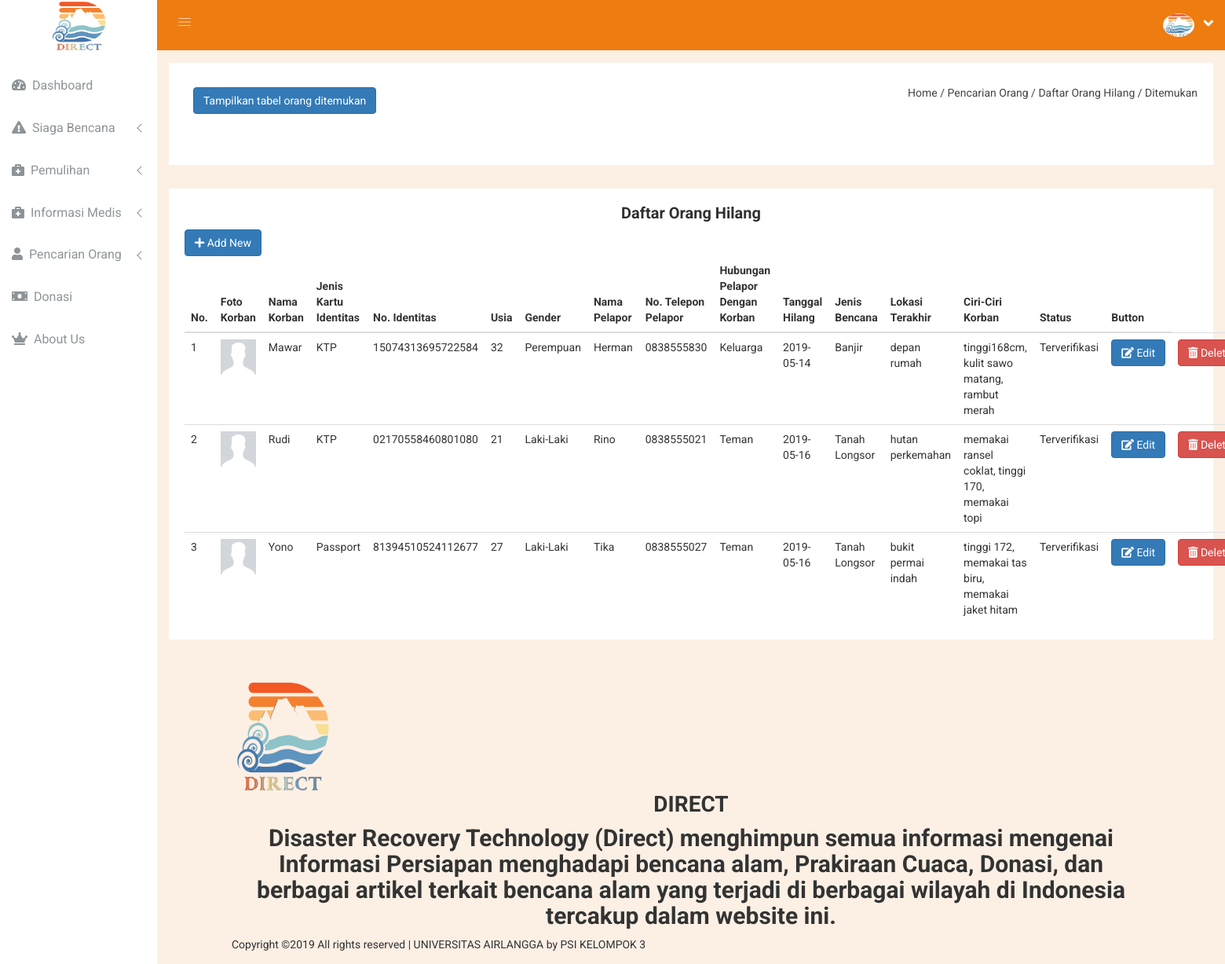
/main.php?module=daftar_orang, run on an earlier commit of the app's database.
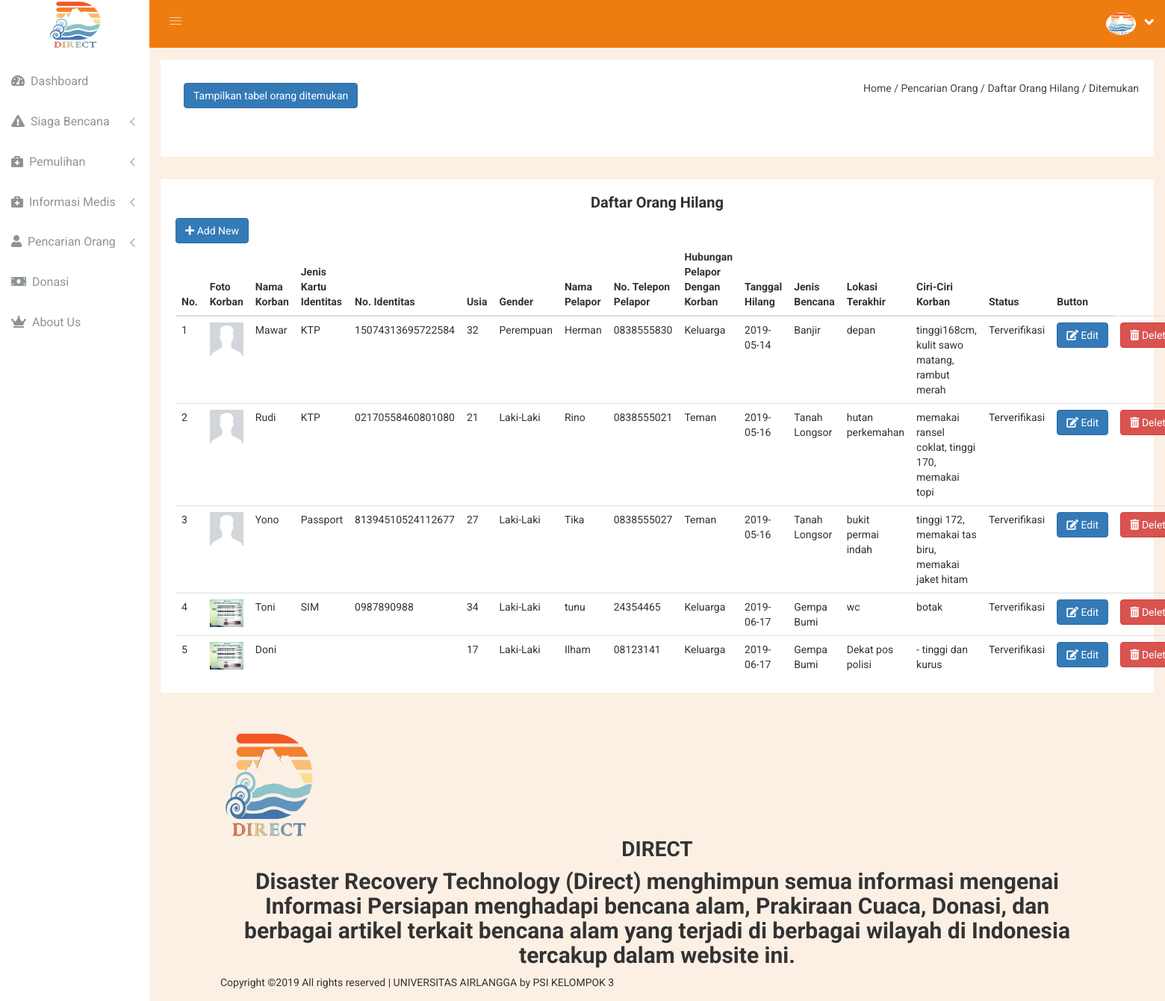
And on a later commit of the database.
### tables this page shows
CREATE TABLE `orang_hilang` (
  `id` int(11) NOT NULL,
  `nama_korban` varchar(50) NOT NULL,
  `no_identitas` varchar(20) NOT NULL,
  `jenis_kartu_identitas` varchar(20) NOT NULL,
  `usia` int(3) NOT NULL,
  `gender` varchar(10) NOT NULL,
  `nama_pelapor` varchar(50) NOT NULL,
  `no_telepon_pelapor` varchar(15) NOT NULL,
  `hubungan_pelapor` varchar(15) NOT NULL,
  `tanggal_hilang` date NOT NULL,
  `jenis_bencana` varchar(20) NOT NULL,
  `lokasi_terakhir` varchar(50) NOT NULL,
  `ciri_ciri_korban` varchar(200) NOT NULL,
  `status` varchar(50) NOT NULL,
  `foto_korban` varchar(100) NOT NULL
);

### main.php (called while the page is built, shortened)
<?php
include('module/index.php');
?>

### module/module/daftar_orang.php (the view, shortened to what this page needs)
<?php
require('config/db.php');
$data_orang_hilang = mysqli_query($con, "SELECT * FROM orang_hilang WHERE status='Terverifikasi'");
?>
<div class="breadcome-area">
	<div class="container-fluid">
		<div class="row">
			<div class="col-lg-12 col-md-12 col-sm-12 col-xs-12">
				<div class="breadcome-list">
					<div class="row">
						<div class="col-lg-6 col-md-6 col-sm-6 col-xs-12">
							<div class="breadcome-heading">
								<div class="container">
									<div class="row justify-content-center">
										<div class="col-sm-10">
											<div style="padding:10px" class="row justify-content-center">
												<nav class="navbar navbar-light bg-light ">
													<button class="btn btn-md btn-primary" id="show_tabel_ditemukan" type="button">Tampilkan tabel orang ditemukan</button>
												</nav>
											</div>
										</div>
									</div>
								</div>
							</div>
						</div>
						<div class="col-lg-6 col-md-6 col-sm-6 col-xs-12">
							<ul class="breadcome-menu">
								<li><a href="?module=dashboard">Home</a> <span class="bread-slash">/</span>
								</li>
								<li><span class="bread-blod">Pencarian Orang / </span>
								</li>
								<li><span class="bread-blod">Daftar Orang Hilang / Ditemukan</span>
								</li>
							</ul>
						</div>
					</div>
				</div>
			</div>
		</div>
	</div>
</div>
<div class="data-table-area mg-b-15" id=tabel_org_hilang>
	<div class="container-fluid">
		<div class="row">
			<div class="col-lg-12 col-md-12 col-sm-12 col-xs-12">
				<div class="sparkline12-list mg-b-30">
					<div class="sparkline12-hd">
						<div class="main-sparkline12-hd">
							<h1 align="center">Daftar Orang Hilang</h1>
						</div>
					</div>
					<div class="sparkline12-graph">
							<button type="button" class="btn btn-md btn-primary" data-toggle="modal" data-target="#AddDataHilang"><i class="fa fa-plus"></i>&nbsp;Add New</button>
							<div class="static-table-list">
								<table class="table hover-table" id="DyanmicTable">
									<thead>
										<tr>
											<th>No.</th>
											<th>Foto Korban</th>
											<th>Nama Korban</th>
											<th>Jenis Kartu Identitas</th>
											<th>No. Identitas</th>
											<th>Usia</th>
											<th>Gender</th>
											<th>Nama Pelapor</th>
											<th>No. Telepon Pelapor</th>
											<th>Hubungan Pelapor Dengan Korban</th>
											<th>Tanggal Hilang</th>
											<th>Jenis Bencana</th>
											<th>Lokasi Terakhir</th>
											<th>Ciri-Ciri Korban</th>
											<th>Status</th>
											<th>Button</th>
										</tr>
									</thead>
									<tbody>
										<?php
										$no_korban=1;
										while($user_data = mysqli_fetch_array($data_orang_hilang)) {
											echo "<tr>";
											echo "<td>".$no_korban++."</td>";
											echo "<td><img src='foto_org_hilang/".$user_data['foto_korban']."' alt="." border="."3"." height="."100"." width="."300"." ></td>";
											echo "<td>".$user_data['nama_korban']."</td>";
											echo "<td>".$user_data['jenis_kartu_identitas']."</td>";
											echo "<td>".$user_data['no_identitas']."</td>";
											echo "<td>".$user_data['usia']."</td>";
											echo "<td>".$user_data['gender']."</td>";
											echo "<td>".$user_data['nama_pelapor']."</td>";
											echo "<td>".$user_data['no_telepon_pelapor']."</td>";
											echo "<td>".$user_data['hubungan_pelapor']."</td>";
											echo "<td>".$user_data['tanggal_hilang']."</td>";
											echo "<td>".$user_data['jenis_bencana']."</td>";
											echo "<td>".$user_data['lokasi_terakhir']."</td>";
											echo "<td>".$user_data['ciri_ciri_korban']."</td>";
											echo "<td>".$user_data['status']."</td>";
											echo "<td><button type='button' class='btn btn-md btn-primary' data-toggle='modal' data-target='#EditDataHilang".$user_data['id']."'><i class='fa fa-edit'></i>&nbsp;Edit</button>";
											echo "<td><button type='button' class='btn btn-md btn-danger' data-toggle='modal' data-target='#DeleteDataHilang".$user_data['id']."'><i class='fa fa-trash-alt'></i>&nbsp;Delete</button>";
											?>
											<?php	}
											?>
										</tbody>
									</table>
								</div>
							</div>
						</div>
					</div>
				</div>
			</div>
		</div>

What changed in the data, as far as the page shows it:
changed orang_hilang "Mawar": lokasi_terakhir "depan rumah" → "depan"
added orang_hilang: foto_korban (picture), nama_korban "Toni", jenis_kartu_identitas "SIM", no_identitas "0987890988", usia "34", gender "Laki-Laki", nama_pelapor "tunu", no_telepon_pelapor "24354465", hubungan_pelapor "Keluarga", tanggal_hilang "2019-06-17", jenis_bencana "Gempa Bumi", lokasi_terakhir "wc", ciri_ciri_korban "botak", status "Terverifikasi"
added orang_hilang: foto_korban (picture), nama_korban "Doni", usia "17", gender "Laki-Laki", nama_pelapor "Ilham", no_telepon_pelapor "08123141", hubungan_pelapor "Keluarga", tanggal_hilang "2019-06-17", jenis_bencana "Gempa Bumi", lokasi_terakhir "Dekat pos polisi", ciri_ciri_korban "- tinggi dan kurus", status "Terverifikasi"
